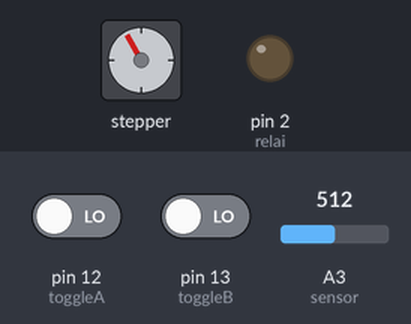
The sketch below on a simulated Arduino Uno, built with avr-gcc and run on an emulated ATmega328P. Parts: stepper motor, output pins drawn as LEDs (lit = HIGH). Wiring (inferred from the names in the program): stepper motor driver (200 steps per turn assumed): step pin 3; direction pin 4. The test bench sets the inputs (shaded band); at power-on: A3 (sensor) = 512, pin 12 (toggleA) LOW, pin 13 (toggleB) LOW. Pins used as bus, display or sensor lines are not drawn; what the sketch prints to the serial monitor is not drawn.

Above: at 1.2 s.
1.3 s: A3 (sensor) set to 23
At 1.65 s:
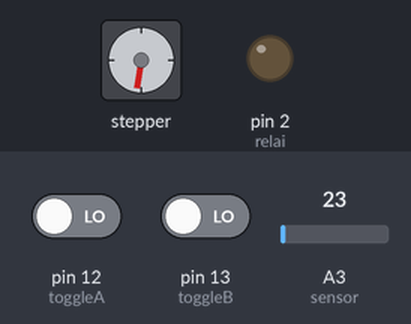
4.3 s: A3 (sensor) set to 18
5.8 s: A3 (sensor) set to 0
At 6.28 s:
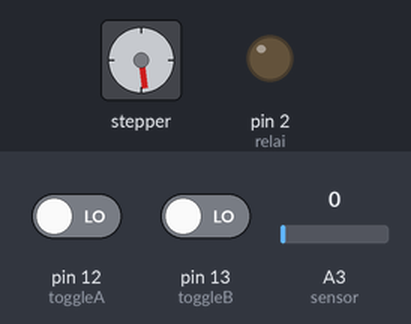
At 6.89 s:
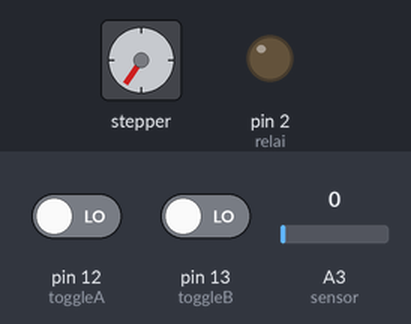
8.8 s: pin 12 (toggleA) driven HIGH
At 9.01 s:
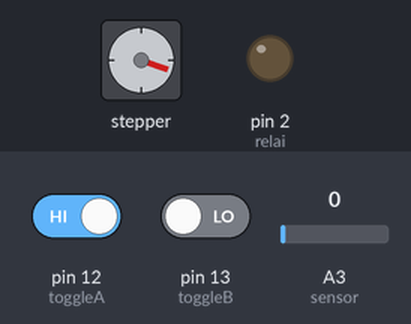
11.8 s: pin 13 (toggleB) driven HIGH
17.8 s: A3 (sensor) set to 511
Timing chart, 0 to 37.0 s (numbered marks = the images above; inputs shaded):
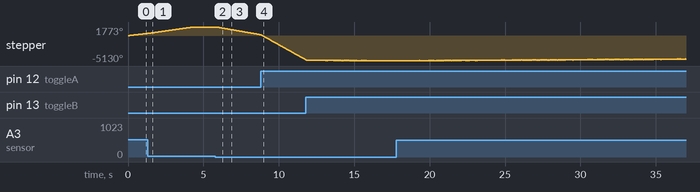

Measured:
- after the input at 5.8 s, stepper: keeps turning counter-clockwise at about 531°/s, starting at once

The sketch:

EDM_PWM_Smooth.ino
```cpp
const int stepPin = 3;
const int dirPin = 4;
const int toggleA = 12;
const int toggleB = 13;
//const int probe= 2;
const int relai = 2;
const int sensor = A3;
int buttonStateA = 0;
int buttonStateB = 0;
int probeState = 0;
int sensorValue = 0;


//Parameters
const int aisPin  = A3;
const int numReadings  = 20;
int readings [numReadings];
int readIndex  = 0;
long total  = 0;


//Variables
int aisVal  = 0;


void setup() {
  // Sets int / outputs
  pinMode(stepPin,OUTPUT);
  pinMode(dirPin,OUTPUT);
  pinMode(toggleA,INPUT);
  pinMode(toggleB,INPUT);
  //pinMode(probe,INPUT_PULLUP);
  pinMode(relai, OUTPUT);
  pinMode(sensor,INPUT);
  Serial.begin(9600);


  //Init Serial USB

  Serial.println(F("Initialize System"));
  //Init AnalogSmooth
  pinMode(aisPin, INPUT);


}
void loop() {
  buttonStateA = digitalRead(toggleA);
  buttonStateB = digitalRead(toggleB);
  //probeState = digitalRead(probe);
  if (buttonStateA == HIGH) {

    digitalWrite(dirPin,LOW); // Enables the motor to move in a particular direction
    // Makes 200 pulses for making one full cycle rotation
      for(int x = 0; x < 50;  x++) {
      digitalWrite(stepPin,HIGH);
      delayMicroseconds(500);
      digitalWrite(stepPin,LOW);
      delayMicroseconds(500);
      }

  }
  else {
    digitalWrite(stepPin,LOW);
  }

if (buttonStateB == HIGH) {
 digitalWrite(dirPin,HIGH); // Enables the motor to move in a particular direction
  // Makes 200 pulses for making one full cycle rotation
  for(int x = 0; x < 50; x++) {
    digitalWrite(stepPin,HIGH);
    delayMicroseconds(500);
    digitalWrite(stepPin,LOW);
    delayMicroseconds(500);
  }
  }

  else {
    digitalWrite(stepPin,LOW);
  }


//digitalWrite(relai, HIGH);   // turn the relai on (HIGH is the m_amper level)
/////////////////////////////////////////////////////////////////////////////
//digitalWrite(relai, HIGH);   // turn the relai on (HIGH is the m_amper level)

  readAnalogSmooth();
  //Serial.print(F("ais avg : ")); Serial.println(smooth());
  //delay(200);


//sensorValue = smooth();//analogRead(sensor);
long m_amper = smooth();//map(sensorValue,0,77,0,3000); //* (5.0 / 1023.0)*55;

Serial.println(m_amper);


//digitalWrite(relai, LOW);    // turn the relai off by making the m_amper LOW
if (m_amper < 10) {
for(int x = 0; x < 1;  x++) {
digitalWrite(dirPin,LOW); // Enables the motor to move in a particular direction
//digitalWrite(relai, HIGH);   // turn the relai on (HIGH is the m_amper level)
digitalWrite(stepPin,HIGH);
delay(1);
digitalWrite(stepPin,LOW);
delay(1);

//digitalWrite(relai, LOW);    // turn the relai off by making the m_amper LOW
delay(1);
}
}
else {}

//sensorValue = analogRead(sensor);
//float m_amper = sensorValue * (5.0 / 1023.0)*55;
//digitalWrite(relai, LOW);    // turn the relai off by making the m_amper LOW
if (m_amper > 20) {
for(int x = 0; x < 1;  x++) {
digitalWrite(dirPin,HIGH); // Enables the motor to move in a particular direction
//digitalWrite(relai, HIGH);   // turn the relai on (HIGH is the m_amper level)
digitalWrite(stepPin,HIGH);
delay(1);
digitalWrite(stepPin,LOW);
delay(1);

//digitalWrite(relai, LOW);    // turn the relai off by making the m_amper LOW
delay(1);
  }
}
else {}

/////////////////////////////////////////////////////////////////////////////
//digitalWrite(relai, LOW);    // turn the relai off by making the m_amper LOW


//delay(50);
}


void readAnalogSmooth( ) { /* function readAnalogSmooth */
  ////Test routine for AnalogSmooth
  aisVal = analogRead(aisPin);
  //Serial.print(F("ais val ")); Serial.println(aisVal);
}

long smooth() { /* function smooth */
  ////Perform average on sensor readings
  long average;
  // subtract the last reading:
  total = total - readings[readIndex];
  // read the sensor:
  readings[readIndex] = analogRead(aisPin);
  // add value to total:
  total = total + readings[readIndex];
  // handle index
  readIndex = readIndex + 1;
  if (readIndex >= numReadings) {
    readIndex = 0;
  }
  // calculate the average:
  average = total / numReadings;

  return average;
}


/////////////////////////////////////////////////////////
/*
   digitalWrite(dirPin,LOW); // Enables the motor to move in a particular direction
    // Makes 200 pulses for making one full cycle rotation
    for(int x = 0; x < 30;  x++) {
      digitalWrite(relai, HIGH);   // turn the relai on (HIGH is the m_amper level)
      sensorValue = analogRead(sensor);
    // print out the value you read:
    float m_amper = sensorValue * (5.0 / 1023.0)*55;
    Serial.println(m_amper);
    //Serial.println(sensorValue);
      digitalWrite(stepPin,HIGH);
      delay(1);
      digitalWrite(stepPin,LOW);
      delay(1);

      digitalWrite(relai, LOW);    // turn the relai off by making the m_amper LOW
      delay(20);
      }


  digitalWrite(dirPin,HIGH); // Enables the motor to move in a particular direction
  // Makes 200 pulses for making one full cycle rotation
  for(int x = 0; x < 29; x++) {
    digitalWrite(relai, HIGH);   // turn the relai on (HIGH is the m_amper level)
    sensorValue = analogRead(sensor);
    // print out the value you read:
    float m_amper = sensorValue * (5.0 / 1023.0)*55;
    Serial.println(m_amper);
    //Serial.println(sensorValue);
    digitalWrite(stepPin,HIGH);
    delay(1);
    digitalWrite(stepPin,LOW);
    delay(1);

    digitalWrite(relai, LOW);    // turn the relai off by making the m_amper LOW
    delay(20);
  }
*/
```
